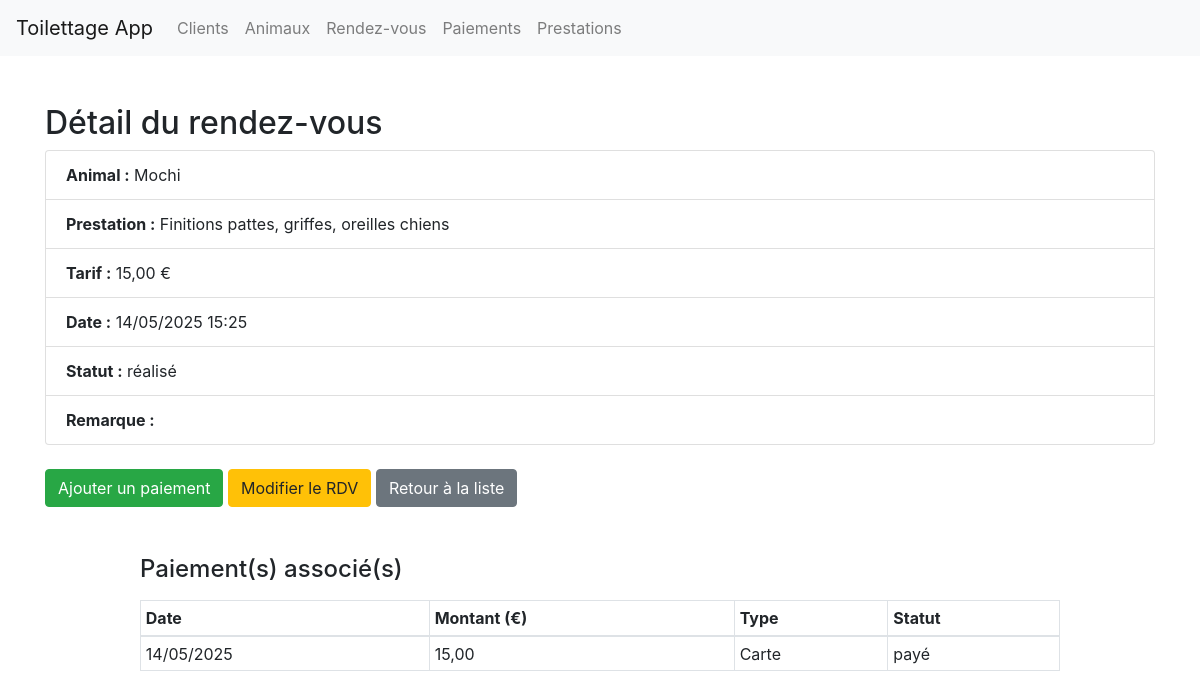
The app's page /pages/fiche_rdv.php?id=6 with its own data.
### tables this page shows
CREATE TABLE IF NOT EXISTS `rdv` (
  `id_rdv` int NOT NULL AUTO_INCREMENT,
  `id_animal` int NOT NULL,
  `id_prestation` int NOT NULL,
  `date_heure` datetime NOT NULL,
  `remarque` text,
  `statut` enum('prévu','annulé','réalisé') DEFAULT NULL,
  PRIMARY KEY (`id_rdv`),
  KEY `id_chien` (`id_animal`),
  KEY `id_prestation` (`id_prestation`)
);

CREATE TABLE IF NOT EXISTS `animal` (
  `id_animal` int NOT NULL AUTO_INCREMENT,
  `id_client` int DEFAULT NULL,
  `nom_animal` varchar(100) NOT NULL,
  `type` varchar(100) NOT NULL,
  `race` varchar(100) DEFAULT NULL,
  `date_de_naissance` date DEFAULT NULL,
  `poids` decimal(5,2) DEFAULT NULL,
  `taille` decimal(5,2) DEFAULT NULL,
  `remarques` text,
  `visible` tinyint(1) DEFAULT '1',
  PRIMARY KEY (`id_animal`),
  KEY `animal_1` (`id_client`)
);

CREATE TABLE IF NOT EXISTS `prestations` (
  `id_prestation` int NOT NULL AUTO_INCREMENT,
  `nom` varchar(100) NOT NULL,
  `tarif` decimal(8,2) NOT NULL,
  PRIMARY KEY (`id_prestation`)
);

CREATE TABLE IF NOT EXISTS `paiements` (
  `id_paiement` int NOT NULL AUTO_INCREMENT,
  `id_rdv` int NOT NULL,
  `montant` decimal(8,2) NOT NULL,
  `type_paiement` enum('Espèce','Carte') NOT NULL,
  `date_paiement` datetime DEFAULT CURRENT_TIMESTAMP,
  `statut` enum('en attente','payé','remboursé') DEFAULT NULL,
  PRIMARY KEY (`id_paiement`),
  KEY `id_intervention` (`id_rdv`)
);

### pages/fiche_rdv.php (the view, shortened to what this page needs)
<?php
include_once('includes/db.php');
$id = $_GET['id'] ?? null;
$sql = "SELECT rdv.*, animal.nom_animal, prestations.nom AS nom_prestation, prestations.tarif
FROM rdv
JOIN animal ON rdv.id_animal = animal.id_animal
JOIN prestations ON rdv.id_prestation = prestations.id_prestation
WHERE id_rdv = :id
";
$id_rdv = $_GET['id'] ?? null;
if ($id_rdv) {
    $stmt = $pdo->prepare('
        SELECT * FROM paiements
        WHERE id_rdv = ?
        ORDER BY date_paiement DESC
    ');
    $stmt->execute([$id_rdv]);
    $paiements = $stmt->fetchAll();
    $stmt = $pdo->prepare($sql);
    $stmt->execute([':id' => $id]);
    $rdv = $stmt->fetch();
}
?>
<!DOCTYPE html>
<html lang="fr">
<head>
    <link href="https://stackpath.bootstrapcdn.com/bootstrap/4.5.2/css/bootstrap.min.css" rel="stylesheet">
</head>
<body>
    <?php include 'includes/header.php' ?>
    <div class="container mt-5">
        <h2>Détail du rendez-vous</h2>
        <ul class="list-group mb-4">
            <li class="list-group-item"><strong>Animal :</strong> <?= htmlspecialchars($rdv['nom_animal']) ?></li>
            <li class="list-group-item"><strong>Prestation :</strong> <?= htmlspecialchars($rdv['nom_prestation']) ?></li>
            <li class="list-group-item"><strong>Tarif :</strong> <?= number_format($rdv['tarif'], 2, ',', ' ') ?> €</li>
            <li class="list-group-item"><strong>Date :</strong> <?= date('d/m/Y H:i', strtotime($rdv['date_heure'])) ?></li>
            <li class="list-group-item"><strong>Statut :</strong> <?= htmlspecialchars($rdv['statut']) ?></li>
            <li class="list-group-item"><strong>Remarque :</strong> <?= nl2br(htmlspecialchars($rdv['remarque'])) ?></li>
        </ul>
        <div class="mb-4">
            <a href="index.php?page=ajouter_paiement&id_rdv=<?= $rdv['id_rdv'] ?>" class="btn btn-success">Ajouter un paiement</a>
            <a href="index.php?page=modifier_rdv&id=<?= $rdv['id_rdv'] ?>" class="btn btn-warning">Modifier le RDV</a>
            <a href="index.php?page=rdv" class="btn btn-secondary">Retour à la liste</a>
        </div>
        <?php if (!empty($paiements)): ?>
            <div class="row justify-content-center">
                <div class="col-md-10">
                    <h4 class="mt-4 mb-3">Paiement(s) associé(s)</h4>
                    <table class="table table-sm table-bordered">
                        <thead>
                            <tr>
                                <th>Date</th>
                                <th>Montant (€)</th>
                                <th>Type</th>
                                <th>Statut</th>
                            </tr>
                        </thead>
                        <tbody>
                            <?php foreach ($paiements as $paiement): ?>
                                <tr>
                                    <td><?= htmlspecialchars(date('d/m/Y', strtotime($paiement['date_paiement']))) ?></td>
                                    <td><?= number_format($paiement['montant'], 2, ',', ' ') ?></td>
                                    <td><?= htmlspecialchars($paiement['type_paiement']) ?></td>
                                    <td><?= htmlspecialchars($paiement['statut']) ?></td>
                                </tr>
                            <?php endforeach; ?>
                        </tbody>
                    </table>
                </div>
            </div>
        <?php endif; ?>
    </div>
</body>
</html>

### records on screen
rdv: id_animal.nom_animal "Mochi", id_prestation.nom "Finitions pattes, griffes, oreilles chiens", id_prestation.tarif "15,00", date_heure "14/05/2025 15:25", statut "réalisé"
paiements: date_paiement "14/05/2025", montant "15,00", type_paiement "Carte", statut "payé"
